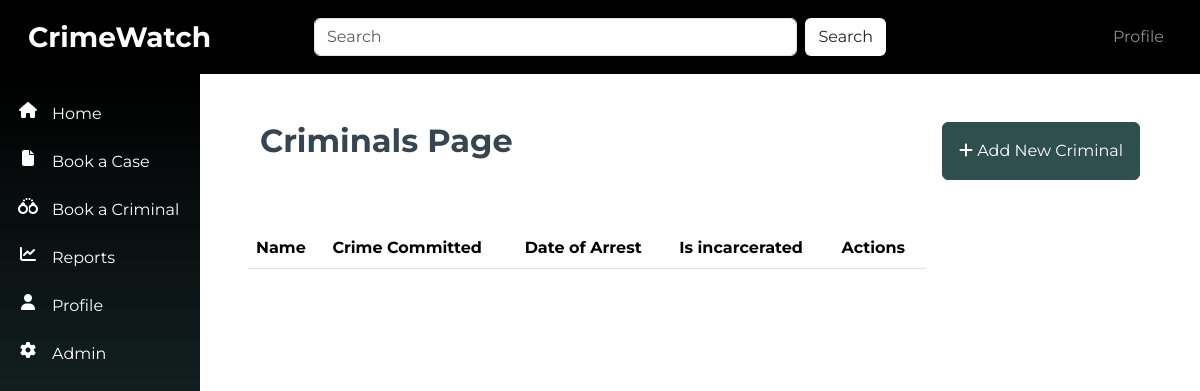
Before: /criminals/ with the older database file.
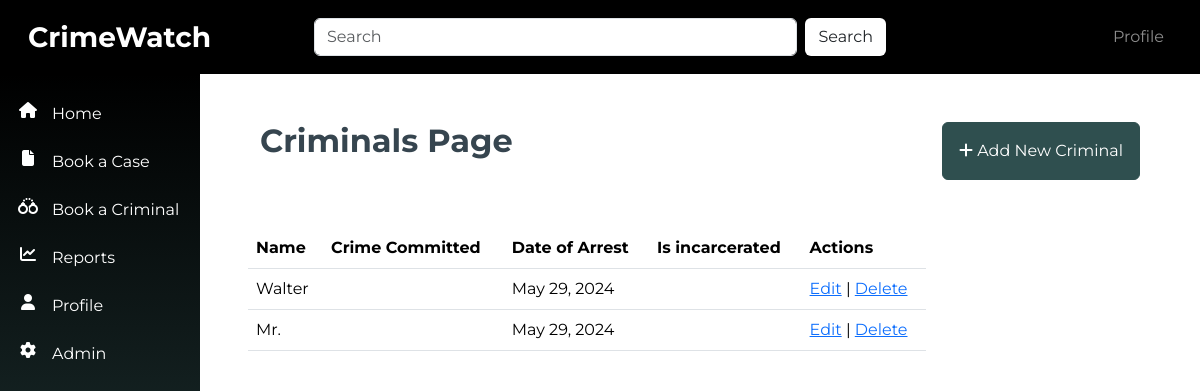
After: the same page with the newer database file.
### criminals/models.py (models this page shows, shortened)
class CriminalRecord(models.Model):
    first_name = models.CharField(max_length=255)
    middle_name = models.CharField(max_length=255)
    surname = models.CharField(max_length=255)
    date_of_birth = models.DateField()
    date_of_arrest = models.DateField(auto_now_add=True)
    time_of_arrest = models.TimeField(auto_now_add=True)
    crime_type = models.CharField(max_length=100, default="Grand Larceny", blank=False)
    tribe = models.CharField(max_length=100)
    religion = models.CharField(max_length=100)
    marital_status = models.CharField(max_length=100)
    height_in_meters = models.FloatField()
    weight_in_kg = models.FloatField()
    gender = models.CharField(max_length=10)
    nin = models.CharField(max_length=100, unique=True)
    address = models.TextField()
    contact_info = models.CharField(max_length=100)
    distinctive_features = models.TextField(default="Scars, Tribal marks, Tattoos, Piercings, etc.")
    next_of_kin = models.CharField(max_length=255)
    finger_print = models.ImageField(upload_to='images/', blank=True)
    mugshot = models.ImageField(upload_to='images/', blank=True)
    known_aliases = models.CharField(max_length=255)
    associates = models.CharField(max_length=255, blank=True)
    arresting_officer = models.ForeignKey(Officer, on_delete=models.CASCADE, blank=True)
    case_number = models.CharField(max_length=9, default=generate_case_number, unique=True)

### criminals/views.py (the view)
# urls.py: path('', views.criminal_list, name='criminal_list'),
def criminal_list(request):
    criminals = CriminalRecord.objects.all()
    return render(request, 'criminal_list.html', {'criminals': criminals})

### criminals/templates/criminal_list.html (shortened to what this page needs)
{% extends 'base.html' %}
{% block content %}
<div class="container-fluid p-5">
    <div class="row mb-5">
        <div class="col-6">
            <h1 class="fw-bold fs-2">Criminals Page</h1>
        </div>
        <div class="col-6 ">
            <a href="{% url 'criminal_create' %}" class="btn btn-primary p-3 float-end"><i class="fa fa-plus"></i> Add New Criminal</a>
        </div>
    </div>
    <div class="row">
        <table class="table w-75">
            <thead>
                <tr>
                    <th scope="col">Name</th>
                    <th scope="col">Crime Committed</th>
                    <th scope="col">Date of Arrest</th>
                    <th scope="col">Is incarcerated</th>
                    <th scope="col">Actions</th>
                </tr>
            </thead>
            <tbody>
                {% for criminal in criminals %}
                    <tr>
                        <td class="text-capitalizee">{{ criminal.first_name }} {{ criminal.last_name }}</td>
                        <td class="text-capitalize">{{ criminal.crime_committed }}</td>
                        <td class="">{{ criminal.date_of_arrest }}</td>
                        <td class="text-capitalize">{{ criminal.is_incarcerated }}</td>
                        <td>
                            <a href="{% url 'criminal_update' criminal.pk %}">Edit</a> |
                            <a href="{% url 'criminal_delete' criminal.pk %}">Delete</a>
                        </td>
                    </tr>
                {% endfor %}
            </tbody>
        </table>
    </div>
</div>
    {% endblock %}

### templates/base.html (shortened to what this page needs)
<!DOCTYPE html>
<html lang="en">
<head>
    <link rel="stylesheet" href="https://cdnjs.cloudflare.com/ajax/libs/font-awesome/6.5.2/css/all.min.css">
    {% load static %}
    <link rel="stylesheet" type="text/css" href="{% static 'src/styles.css' %}">
    <link href="https://cdn.jsdelivr.net/npm/bootstrap@5.3.3/dist/css/bootstrap.min.css" rel="stylesheet">
</head>
<body>
    <nav class="navbar navbar-expand-sm navbar-dark p-3">
        <div class="container-fluid">
            <div class="col-md-3"><a class="navbar-brand fs-3 fw-bold" href="{% url 'home' %}">CrimeWatch</a></div>
                <input class="form-control d-inline d-none d-sm-block me-2" type="search" placeholder="Search" aria-label="Search">
                <button class="d-inline d-none d-sm-block btn" style="background-color: white; " type="submit">Search</button>
                <div class="col-md-3  	d-none d-sm-block">
            <ul class="navbar-nav ml-3 justify-content-end">
                <li class="nav-item">
                    <a class="nav-link" href="#">Profile</a>
                </li>
            </ul></div>
        </div>
      </nav>
    <div class="container-fluid">
        <div class="row">
        <div class="col-2 vert-bar p-3 d-none d-sm-block">
            <ul class="navbar-nav">
                <li class="nav-item my-1  py-2 row align-items-start">
                    <i class="col-3 fa fa-house text-center"></i>
                    <a class="col-9 nav-link p-0 m-0" href="{% url 'home' %}">Home</a>
                  </li>
                  <li class="nav-item my-1  py-2 row align-items-start">
                    <i class="col-3 fa fa-file text-center"></i>
                    <a class="col-9 nav-link p-0 m-0" href="{% url 'case_create' %}">Book a Case</a>
                  </li>
                  <li class="nav-item my-1  py-2 row align-items-start">
                    <i class="col-3 fa fa-handcuffs text-center"></i>
                    <a class="col-9 nav-link p-0 m-0" href="{% url 'criminal_create' %}">Book a Criminal</a>
                  </li>
                  <li class="nav-item my-1 py-2 row align-items-start">
                    <i class="col-3 fa fa-chart-line text-center"></i>
                    <a class="col-9 nav-link p-0 m-0" href="#">Reports</a>
                  </li>
                  <li class="nav-item my-1 py-2 row align-items-start">
                    <i class="col-3 fa fa-user text-center"></i>
                    <a class="col-9 nav-link p-0 m-0" href="#">Profile</a>
                  </li>
                  <li class="nav-item my-1 py-2 row align-items-start">
                    <i class="col-3 fa fa-gear text-center"></i>
                    <a class="col-9 nav-link p-0 m-0" href="{% url 'admin:index' %}">Admin</a>
                  </li>
              </ul>
        </div>
        <div class="content col-10">
            {% block content %}{% endblock %}
        </div>
        </div>
    </div>
</body>
</html>

### static/src/styles.css (style rules this page uses)
body { font-family: 'Montserrat', sans-serif !important; background-color: var(--ivory) !important; color: var(--charcoal) !important; }
:root { --dark-slate-gray:#2F4F4F; --dark-khaki: #BDB76B; --crimson-red: #DC143C; --ivory: ##FFFFF0; --charcoal: #36454F; --dim-gray: #696969; --orange: #FFa500 }
.navbar { background:black; color: var(--dark-slate-gray) !important; }
.btn-primary { background-color: var(--dark-slate-gray) !important; border-color: var(--dark-slate-gray) !important; }
.vert-bar { background-image: linear-gradient(180deg, black, var(--dark-slate-gray)) !important; height:100vh; color: white; }

Changed rows visible on the page:
added CriminalRecord: first_name "Walter", date_of_arrest "May 29, 2024"
added CriminalRecord: first_name "Mr.", date_of_arrest "May 29, 2024"
